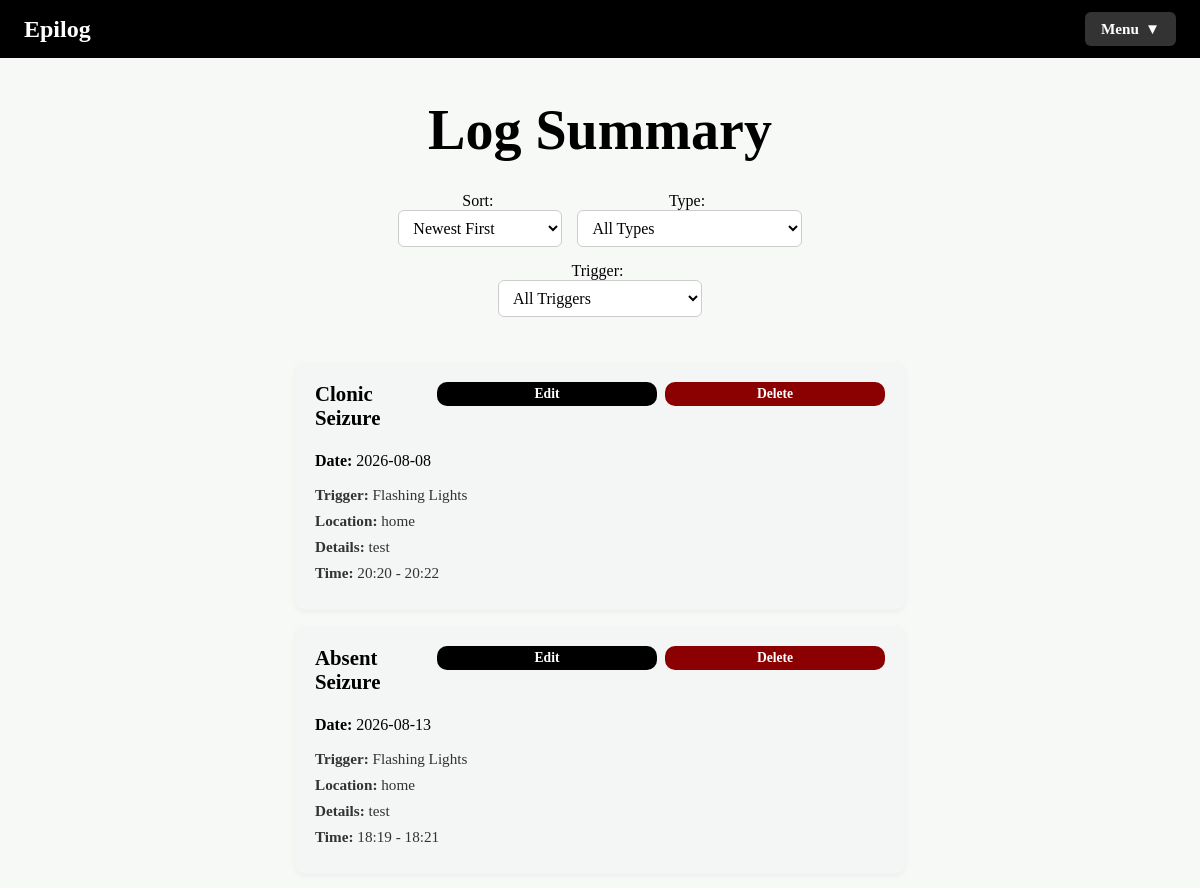
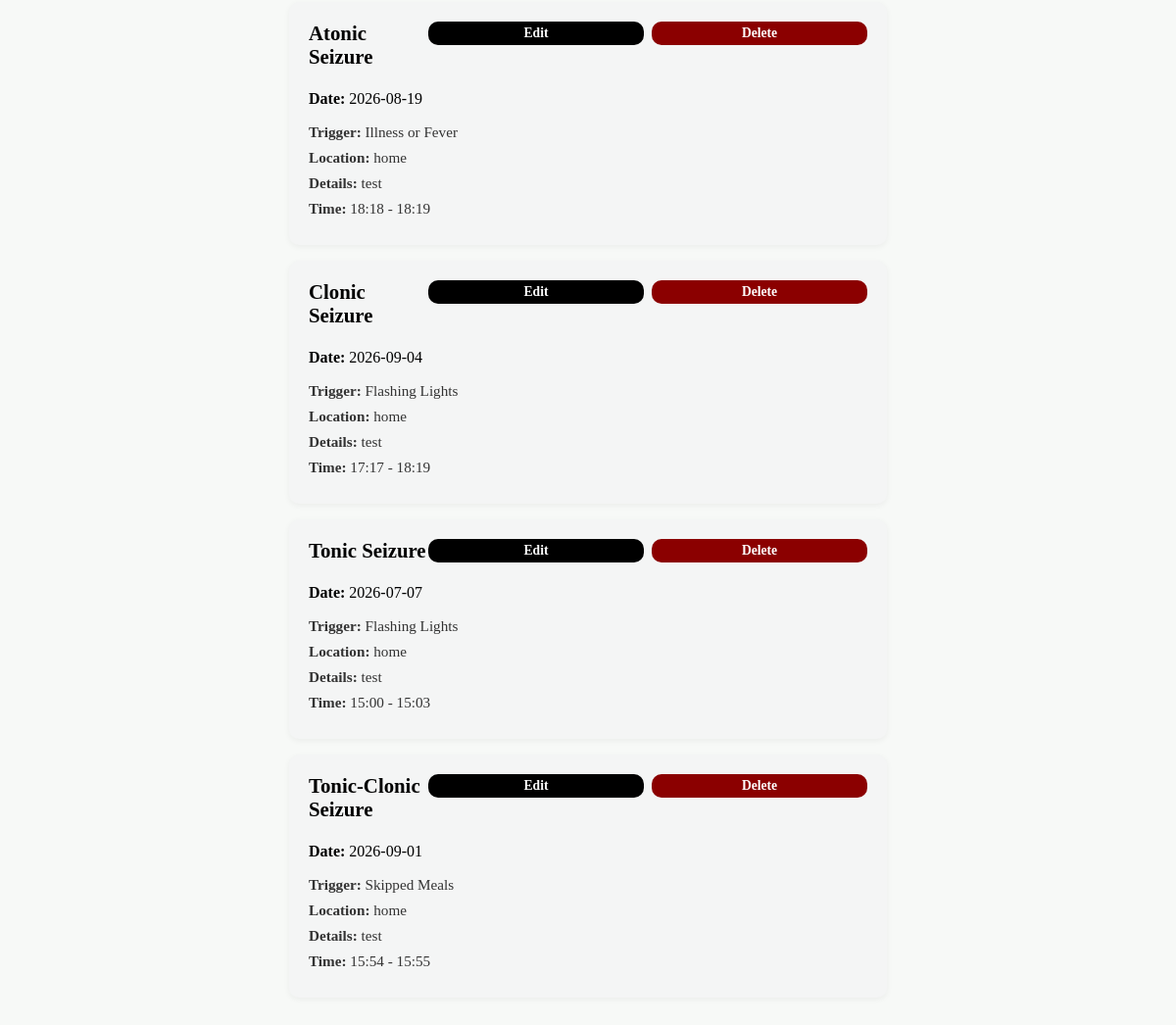
The page /Log_Summary (signed in) on the database its author committed (2 pictures, top to bottom).
### tables this page shows
CREATE TABLE logs (
            id INTEGER PRIMARY KEY AUTOINCREMENT,
            user_id INTEGER NOT NULL,
            episode_type TEXT NOT NULL,
            trigger TEXT NOT NULL,
            location TEXT NOT NULL,
            details TEXT NOT NULL,
            time_1 TEXT,
            time_2 TEXT,
            log_date TEXT NOT NULL,
            created_at TIMESTAMP DEFAULT CURRENT_TIMESTAMP,
            FOREIGN KEY (user_id) REFERENCES users (id)
        );

### app.py (the view)
@app.route('/Log_Summary')
def summary():
    if 'user_id' not in session:
        return redirect(url_for('login'))
    user_id = session['user_id']
    sort_order = request.args.get('sort', 'newest')
    selected_type = request.args.get('episode_type', '')
    selected_trigger = request.args.get('trigger', '')
    with engine.connect() as conn:
        type_results = conn.execute(
            text("SELECT DISTINCT episode_type FROM logs WHERE user_id = :user_id AND episode_type != '' ORDER BY episode_type ASC"),
            {"user_id": user_id}
        ).fetchall()
        episode_types = [row[0] for row in type_results]
        trigger_results = conn.execute(
            text("SELECT DISTINCT trigger FROM logs WHERE user_id = :user_id AND trigger != '' ORDER BY trigger ASC"),
            {"user_id": user_id}
        ).fetchall()
        triggers = [row[0] for row in trigger_results]
        query = "SELECT * FROM logs WHERE user_id = :user_id"
        params = {"user_id": user_id}
        if selected_type:
            query += " AND episode_type = :episode_type"
            params["episode_type"] = selected_type
        if selected_trigger:
            query += " AND trigger = :trigger"
            params["trigger"] = selected_trigger
        if sort_order == 'oldest':
            query += " ORDER BY created_at ASC"
        else:
            query += " ORDER BY created_at DESC"
        result = conn.execute(text(query), params)
        logs = result.fetchall()
    return render_template(
        'summary.html',
        logs=logs,
        episode_types=episode_types,
        triggers=triggers,
        selected_sort=sort_order,
        selected_type=selected_type,
        selected_trigger=selected_trigger
    )

### templates/summary.html (shortened to what this page needs)
<!DOCTYPE html>
<html lang="en">
<head>
    <link rel="stylesheet" href="{{ url_for('static', filename='style.css') }}">
</head>
<body>
    <header class="top-bar">
        <a href="{{ url_for('home') }}" class="brand-title">Epilog</a>
        <div class="user-dropdown">
            <button type="button" class="dropdown-btn" onclick="toggleDropdown()">
                <span>Menu</span> &#9660;
            </button>
        </div>
    </header>
    <main class="container">
        <h1 class="app-title">Log Summary</h1>
        <form method="GET" action="{{ url_for('summary') }}" style="margin-bottom: 25px; display: flex; flex-wrap: wrap; gap: 15px; justify-content: center; align-items: center;">
            <div>
                <label for="sort" style="margin-right: 5px;">Sort:</label>
                <select name="sort" id="sort" onchange="this.form.submit()">
                    <option value="newest" {% if selected_sort == 'newest' %}selected{% endif %}>Newest First</option>
                </select>
            </div>
            <div>
                <label for="episode_type" style="margin-right: 5px;">Type:</label>
                <select name="episode_type" id="episode_type" onchange="this.form.submit()">
                    <option value="">All Types</option>
                </select>
            </div>
            <div>
                <label for="trigger" style="margin-right: 5px;">Trigger:</label>
                <select name="trigger" id="trigger" onchange="this.form.submit()">
                    <option value="">All Triggers</option>
                </select>
            </div>
        </form>
        <div id="log-display-container">
            {% if logs %}
                {% for log in logs %}
                    <div class="log-card">
                        <div style="display: flex; justify-content: space-between; align-items: flex-start;">
                            <h3 class="log-card-title">{{ log[2] }}</h3>
                            <div style="display: flex; gap: 8px;">
                                <button type="button" class="nav-button" style="padding: 4px 10px; font-size: 0.85rem;"
                                        data-id="{{ log[0] }}"
                                        data-type="{{ log[2] }}"
                                        data-trigger="{{ log[3] or '' }}"
                                        data-location="{{ log[4] or '' }}"
                                        data-details="{{ log[5] or '' }}"
                                        data-time1="{{ log[6] or '' }}"
                                        data-time2="{{ log[7] or '' }}"
                                        data-date="{{ log[8] or '' }}"
                                        onclick="openEditLogModal(this)">Edit</button>
                                <form action="{{ url_for('delete_log', log_id=log[0]) }}" method="POST" onsubmit="return confirm('Are you sure you want to delete this log?');" style="margin: 0;">
                                    <button type="submit" class="nav-button" style="padding: 4px 10px; font-size: 0.85rem; background-color: #8b0000;">Delete</button>
                                </form>
                            </div>
                        </div>
                        <p><strong>Date:</strong> {{ log[8] }}</p>
                        {% if log[3] %}
                            <p class="log-card-trigger"><strong>Trigger:</strong> {{ log[3] }}</p>
                        {% endif %}
                        {% if log[4] %}
                            <p class="log-card-location"><strong>Location:</strong> {{ log[4] }}</p>
                        {% endif %}
                        {% if log[5] %}
                            <p class="log-card-details"><strong>Details:</strong> {{ log[5] }}</p>
                        {% endif %}
                        {% if log[6] or log[7] %}
                            <p class="log-card-time"><strong>Time:</strong> {{ log[6] }} - {{ log[7] }}</p>
                        {% endif %}
                    </div>
                {% endfor %}
            {% else %}
                <p style="color: #666; text-align: center;">No logs found.</p>
            {% endif %}
        </div>
    </main>
</body>
</html>

### static/style.css (style rules this page uses)
* { box-sizing: border-box; }
body { background-color: #f7f9f7; color: #000000; font-family: "Times New Roman", Georgia, serif; margin: 0; padding: 0; min-height: 100vh; display: flex; flex-direction: column; align-items: center; }
.container { width: 100%; max-width: 650px; padding: 40px 20px; display: flex; flex-direction: column; align-items: center; text-align: center; }
.app-title { font-size: 3.5rem; font-weight: bold; margin-top: 0; margin-bottom: 30px; }
.nav-button { display: flex; justify-content: center; align-items: center; padding: 12px 28px; background-color: #000000; color: #ffffff; text-decoration: none; border-radius: 10px; font-weight: bold; font-size: 1rem; font-family: "Times New Roman", Georgia, serif; border: none; cursor: pointer; width: 220px; transition: background-color 0.2s; }
#log-display-container { margin-top: 20px; display: flex; flex-direction: column; gap: 16px; width: 100%; align-items: center; }
.log-card { background-color: #f4f5f5; color: #000000; border-radius: 10px; padding: 20px; width: 100%; text-align: left; box-shadow: 0 2px 6px rgba(0, 0, 0, 0.05); }
.log-card-title { margin: 0 0 6px 0; font-size: 1.3rem; font-weight: bold; }
.log-card-trigger, .log-card-location, .log-card-details, .log-card-time { margin: 0 0 8px 0; font-size: 0.95rem; color: #333333; }
select, input[type="text"], input[type="number"], input[type="time"], input[type="date"], textarea { width: 100%; padding: 8px 10px; border-radius: 6px; border: 1px solid #cccccc; background-color: #ffffff; color: #000000; font-family: "Times New Roman", Georgia, serif; font-size: 1rem; }

### templates/summary.html (style rules this page uses)
.top-bar { width: 100%; background-color: #000000; color: #ffffff; padding: 12px 24px; display: flex; justify-content: space-between; align-items: center; box-sizing: border-box; }
.brand-title { font-size: 1.5rem; font-weight: bold; margin: 0; color: #ffffff; text-decoration: none; }
.user-dropdown { position: relative; display: inline-block; }
.dropdown-btn { background-color: #333333; color: #ffffff; padding: 8px 16px; font-size: 0.95rem; font-family: "Times New Roman", Georgia, serif; font-weight: bold; border: none; border-radius: 6px; cursor: pointer; display: flex; align-items: center; gap: 6px; }

### rows shown on the page
logs: episode_type "Clonic Seizure", log_date "2026-08-08", trigger "Flashing Lights", location "home", details "test", time_1 "20:20", time_2 "20:22"
logs: episode_type "Absent Seizure", log_date "2026-08-13", trigger "Flashing Lights", location "home", details "test", time_1 "18:19", time_2 "18:21"
logs: episode_type "Atonic Seizure", log_date "2026-08-19", trigger "Illness or Fever", location "home", details "test", time_1 "18:18", time_2 "18:19"
logs: episode_type "Clonic Seizure", log_date "2026-09-04", trigger "Flashing Lights", location "home", details "test", time_1 "17:17", time_2 "18:19"
logs: episode_type "Tonic Seizure", log_date "2026-07-07", trigger "Flashing Lights", location "home", details "test", time_1 "15:00", time_2 "15:03"
logs: episode_type "Tonic-Clonic Seizure", log_date "2026-09-01", trigger "Skipped Meals", location "home", details "test", time_1 "15:54", time_2 "15:55"
